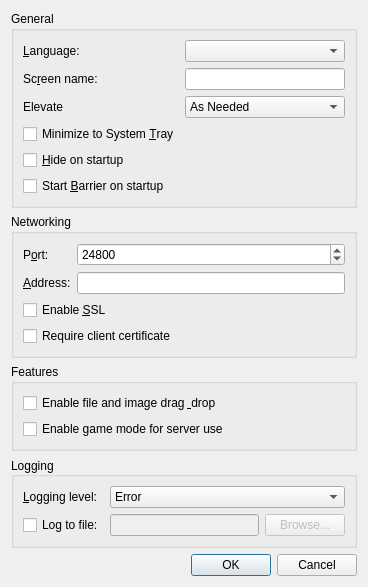
<?xml version="1.0" encoding="UTF-8"?>
<ui version="4.0">
 <class>SettingsDialogBase</class>
 <widget class="QDialog" name="SettingsDialogBase">
  <property name="geometry">
   <rect>
    <x>0</x>
    <y>0</y>
    <width>368</width>
    <height>428</height>
   </rect>
  </property>
  <property name="windowTitle">
   <string>Settings</string>
  </property>
  <layout class="QVBoxLayout" name="verticalLayout">
   <item>
    <widget class="QGroupBox" name="m_pGroupGeneral">
     <property name="enabled">
      <bool>true</bool>
     </property>
     <property name="sizePolicy">
      <sizepolicy hsizetype="Preferred" vsizetype="Preferred">
       <horstretch>0</horstretch>
       <verstretch>0</verstretch>
      </sizepolicy>
     </property>
     <property name="title">
      <string>General</string>
     </property>
     <layout class="QFormLayout" name="formLayout">
      <property name="fieldGrowthPolicy">
       <enum>QFormLayout::AllNonFixedFieldsGrow</enum>
      </property>
      <item row="0" column="0">
       <widget class="QLabel" name="m_pLabel_27">
        <property name="sizePolicy">
         <sizepolicy hsizetype="Preferred" vsizetype="Preferred">
          <horstretch>0</horstretch>
          <verstretch>0</verstretch>
         </sizepolicy>
        </property>
        <property name="minimumSize">
         <size>
          <width>75</width>
          <height>0</height>
         </size>
        </property>
        <property name="text">
         <string>&amp;Language:</string>
        </property>
        <property name="buddy">
         <cstring>m_pComboLanguage</cstring>
        </property>
       </widget>
      </item>
      <item row="0" column="1">
       <widget class="QComboBox" name="m_pComboLanguage"/>
      </item>
      <item row="1" column="0">
       <widget class="QLabel" name="m_pLabel_19">
        <property name="minimumSize">
         <size>
          <width>75</width>
          <height>0</height>
         </size>
        </property>
        <property name="text">
         <string>Sc&amp;reen name:</string>
        </property>
        <property name="buddy">
         <cstring>m_pLineEditScreenName</cstring>
        </property>
       </widget>
      </item>
      <item row="1" column="1">
       <widget class="QLineEdit" name="m_pLineEditScreenName">
        <property name="enabled">
         <bool>true</bool>
        </property>
       </widget>
      </item>
      <item row="2" column="0">
       <widget class="QLabel" name="m_pLabelElevate">
        <property name="text">
         <string>Elevate</string>
        </property>
       </widget>
      </item>
      <item row="2" column="1">
       <widget class="QComboBox" name="m_pComboElevate">
        <property name="toolTip">
         <string>Specify when the Barrier service should run at an elevated privilege level</string>
        </property>
        <property name="currentIndex">
         <number>0</number>
        </property>
        <item>
         <property name="text">
          <string>As Needed</string>
         </property>
        </item>
        <item>
         <property name="text">
          <string>Always</string>
         </property>
        </item>
        <item>
         <property name="text">
          <string>Never</string>
         </property>
        </item>
       </widget>
      </item>
      <item row="3" column="0">
       <widget class="QCheckBox" name="m_pCheckBoxMinimizeToTray">
        <property name="text">
         <string>Minimize to System &amp;Tray</string>
        </property>
       </widget>
      </item>
      <item row="4" column="0">
       <widget class="QCheckBox" name="m_pCheckBoxAutoHide">
        <property name="text">
         <string>&amp;Hide on startup</string>
        </property>
       </widget>
      </item>
      <item row="5" column="0">
       <widget class="QCheckBox" name="m_pCheckBoxAutoStart">
        <property name="text">
         <string>Start &amp;Barrier on startup</string>
        </property>
       </widget>
      </item>
     </layout>
    </widget>
   </item>
   <item>
    <widget class="QGroupBox" name="m_pGroupNetworking">
     <property name="title">
      <string>Networking</string>
     </property>
     <layout class="QGridLayout" name="gridLayout_3">
      <item row="1" column="0">
       <widget class="QLabel" name="m_pLabel_21">
        <property name="text">
         <string>&amp;Address:</string>
        </property>
        <property name="buddy">
         <cstring>m_pLineEditInterface</cstring>
        </property>
       </widget>
      </item>
      <item row="0" column="0">
       <widget class="QLabel" name="m_pLabel_20">
        <property name="text">
         <string>P&amp;ort:</string>
        </property>
        <property name="buddy">
         <cstring>m_pSpinBoxPort</cstring>
        </property>
       </widget>
      </item>
      <item row="0" column="1">
       <widget class="QSpinBox" name="m_pSpinBoxPort">
        <property name="enabled">
         <bool>true</bool>
        </property>
        <property name="sizePolicy">
         <sizepolicy hsizetype="MinimumExpanding" vsizetype="Fixed">
          <horstretch>0</horstretch>
          <verstretch>0</verstretch>
         </sizepolicy>
        </property>
        <property name="maximum">
         <number>65535</number>
        </property>
        <property name="value">
         <number>24800</number>
        </property>
       </widget>
      </item>
      <item row="1" column="1">
       <widget class="QLineEdit" name="m_pLineEditInterface">
        <property name="enabled">
         <bool>true</bool>
        </property>
       </widget>
      </item>
      <item row="2" column="0" colspan="2">
       <widget class="QCheckBox" name="m_pCheckBoxEnableCrypto">
        <property name="text">
         <string>Enable &amp;SSL</string>
        </property>
       </widget>
      </item>
      <item row="3" column="0" colspan="2">
       <widget class="QCheckBox" name="checkbox_require_client_certificate">
        <property name="text">
         <string>Require client certificate</string>
        </property>
       </widget>
      </item>
     </layout>
   </widget>
  </item>
   <item>
    <widget class="QGroupBox" name="m_pGroupFeatures">
     <property name="title">
      <string>Features</string>
     </property>
     <layout class="QVBoxLayout" name="verticalLayout_2">
      <item>
       <widget class="QCheckBox" name="m_pCheckBoxEnableDragDrop">
        <property name="text">
         <string>Enable file and image drag &amp; drop</string>
        </property>
       </widget>
      </item>
      <item>
       <widget class="QCheckBox" name="m_pCheckBoxGameMode">
        <property name="text">
         <string>Enable game mode for server use</string>
        </property>
        <property name="toolTip">
         <string>Locks the cursor to the active screen on startup and prefers lower-latency behavior for gaming.</string>
        </property>
       </widget>
      </item>
     </layout>
    </widget>
   </item>
   <item>
    <widget class="QGroupBox" name="m_pGroupLog">
     <property name="sizePolicy">
      <sizepolicy hsizetype="Preferred" vsizetype="Preferred">
       <horstretch>0</horstretch>
       <verstretch>0</verstretch>
      </sizepolicy>
     </property>
     <property name="title">
      <string>Logging</string>
     </property>
     <property name="alignment">
      <set>Qt::AlignLeading|Qt::AlignLeft|Qt::AlignVCenter</set>
     </property>
     <property name="flat">
      <bool>false</bool>
     </property>
     <layout class="QGridLayout" name="gridLayout_2">
      <item row="1" column="0">
       <widget class="QCheckBox" name="m_pCheckBoxLogToFile">
        <property name="text">
         <string>Log to file:</string>
        </property>
       </widget>
      </item>
      <item row="1" column="2">
       <widget class="QPushButton" name="m_pButtonBrowseLog">
        <property name="enabled">
         <bool>false</bool>
        </property>
        <property name="text">
         <string>Browse...</string>
        </property>
       </widget>
      </item>
      <item row="0" column="1" colspan="2">
       <widget class="QComboBox" name="m_pComboLogLevel">
        <item>
         <property name="text">
          <string>Error</string>
         </property>
        </item>
        <item>
         <property name="text">
          <string>Warning</string>
         </property>
        </item>
        <item>
         <property name="text">
          <string>Note</string>
         </property>
        </item>
        <item>
         <property name="text">
          <string>Info</string>
         </property>
        </item>
        <item>
         <property name="text">
          <string>Debug</string>
         </property>
        </item>
        <item>
         <property name="text">
          <string>Debug1</string>
         </property>
        </item>
        <item>
         <property name="text">
          <string>Debug2</string>
         </property>
        </item>
       </widget>
      </item>
      <item row="0" column="0">
       <widget class="QLabel" name="m_pLabel_3">
        <property name="minimumSize">
         <size>
          <width>75</width>
          <height>0</height>
         </size>
        </property>
        <property name="text">
         <string>&amp;Logging level:</string>
        </property>
        <property name="buddy">
         <cstring>m_pComboLogLevel</cstring>
        </property>
       </widget>
      </item>
      <item row="1" column="1">
       <widget class="QLineEdit" name="m_pLineEditLogFilename">
        <property name="enabled">
         <bool>false</bool>
        </property>
       </widget>
      </item>
     </layout>
    </widget>
   </item>
   <item>
    <spacer name="verticalSpacer">
     <property name="orientation">
      <enum>Qt::Vertical</enum>
     </property>
     <property name="sizeHint" stdset="0">
      <size>
       <width>20</width>
       <height>40</height>
      </size>
     </property>
    </spacer>
   </item>
   <item>
    <widget class="QDialogButtonBox" name="buttonBox">
     <property name="orientation">
      <enum>Qt::Horizontal</enum>
     </property>
     <property name="standardButtons">
      <set>QDialogButtonBox::Cancel|QDialogButtonBox::Ok</set>
     </property>
    </widget>
   </item>
  </layout>
 </widget>
 <tabstops>
  <tabstop>m_pComboLanguage</tabstop>
  <tabstop>m_pLineEditScreenName</tabstop>
  <tabstop>m_pComboElevate</tabstop>
  <tabstop>m_pCheckBoxMinimizeToTray</tabstop>
  <tabstop>m_pCheckBoxAutoHide</tabstop>
  <tabstop>m_pCheckBoxAutoStart</tabstop>
  <tabstop>m_pCheckBoxEnableDragDrop</tabstop>
  <tabstop>m_pCheckBoxGameMode</tabstop>
  <tabstop>m_pSpinBoxPort</tabstop>
  <tabstop>m_pLineEditInterface</tabstop>
  <tabstop>m_pCheckBoxEnableCrypto</tabstop>
  <tabstop>m_pComboLogLevel</tabstop>
  <tabstop>m_pCheckBoxLogToFile</tabstop>
  <tabstop>m_pLineEditLogFilename</tabstop>
  <tabstop>m_pButtonBrowseLog</tabstop>
 </tabstops>
 <resources/>
 <connections>
  <connection>
   <sender>buttonBox</sender>
   <signal>accepted()</signal>
   <receiver>SettingsDialogBase</receiver>
   <slot>accept()</slot>
   <hints>
    <hint type="sourcelabel">
     <x>266</x>
     <y>340</y>
    </hint>
    <hint type="destinationlabel">
     <x>157</x>
     <y>274</y>
    </hint>
   </hints>
  </connection>
  <connection>
   <sender>buttonBox</sender>
   <signal>rejected()</signal>
   <receiver>SettingsDialogBase</receiver>
   <slot>reject()</slot>
   <hints>
    <hint type="sourcelabel">
     <x>334</x>
     <y>340</y>
    </hint>
    <hint type="destinationlabel">
     <x>286</x>
     <y>274</y>
    </hint>
   </hints>
  </connection>
 </connections>
</ui>
